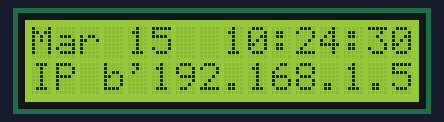
Bench run of a program on a simulated Raspberry Pi (BCM pin numbers). Shown: 16×2 character LCD. The clock reads 2024-03-15 10:24:30 at power-on unless the program sets it; system figures (address, load, memory, disk, uptime) are fixed made-up values.

Above: at 0.1 s.
At 2.0 s:
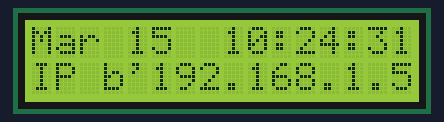
At 3.1 s:
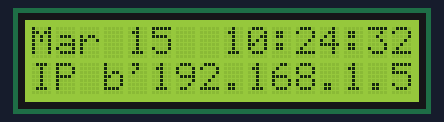
At 4.1 s:
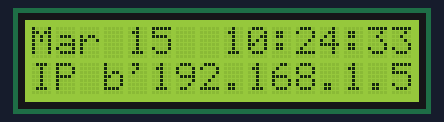
At 5.1 s:
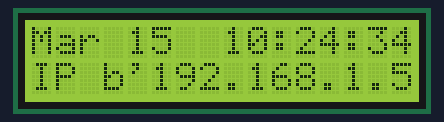
At 7.1 s:
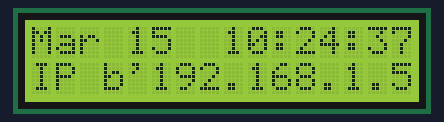

Measured:
- what the display in image 1 shows lasts 1.0 s, from 2.0 s to 3.0 s

The program:

TimeDate.py
```python
import RPi.GPIO as GPIO
import time
from datetime import datetime
from subprocess import *

# Define GPIO to LCD mapping
LCD_RS = 7
LCD_E  = 8
LCD_D4 = 25
LCD_D5 = 24
LCD_D6 = 23
LCD_D7 = 18

# Define some device constants
LCD_WIDTH = 16    # Maximum characters per line
LCD_CHR = True
LCD_CMD = False

LCD_LINE_1 = 0x80 # LCD RAM address for the 1st line
LCD_LINE_2 = 0xC0 # LCD RAM address for the 2nd line

# Timing constants
E_PULSE = 0.00005
E_DELAY = 0.00005

def main():
  # Main program block

  GPIO.setmode(GPIO.BCM)       # Use BCM GPIO numbers
  GPIO.setup(LCD_E, GPIO.OUT)  # E
  GPIO.setup(LCD_RS, GPIO.OUT) # RS
  GPIO.setup(LCD_D4, GPIO.OUT) # DB4
  GPIO.setup(LCD_D5, GPIO.OUT) # DB5
  GPIO.setup(LCD_D6, GPIO.OUT) # DB6
  GPIO.setup(LCD_D7, GPIO.OUT) # DB7

  lcd_init()

  prevMills = 0;

  try:
    while True:
      dtnm = datetime.now().microsecond
	  #print dtnm - prevMills
      if dtnm - prevMills > 1000:
        lcd_byte(LCD_LINE_1, LCD_CMD)
        lcd_string(datetime.now().strftime('%b %d  %H:%M:%S\n'))
        lcd_byte(LCD_LINE_2, LCD_CMD)
        lcd_string("IP %s" % get_ipaddress())
        prevMills = dtnm
  except KeyboardInterrupt:
    pass

  lcd_byte(LCD_LINE_1, LCD_CMD)
  lcd_string("")
  lcd_byte(LCD_LINE_2, LCD_CMD)
  lcd_string("")
  GPIO.cleanup()

def lcd_init():
  # Initialise display
  lcd_byte(0x33,LCD_CMD)
  lcd_byte(0x32,LCD_CMD)
  lcd_byte(0x28,LCD_CMD)
  lcd_byte(0x0C,LCD_CMD)
  lcd_byte(0x06,LCD_CMD)
  lcd_byte(0x01,LCD_CMD)

def lcd_string(message):
  # Send string to display

  message = message.ljust(LCD_WIDTH," ")

  for i in range(LCD_WIDTH):
    lcd_byte(ord(message[i]),LCD_CHR)

def lcd_byte(bits, mode):
  # Send byte to data pins
  # bits = data
  # mode = True  for character
  #        False for command

  GPIO.output(LCD_RS, mode) # RS

  # High bits
  GPIO.output(LCD_D4, False)
  GPIO.output(LCD_D5, False)
  GPIO.output(LCD_D6, False)
  GPIO.output(LCD_D7, False)
  if bits&0x10==0x10:
    GPIO.output(LCD_D4, True)
  if bits&0x20==0x20:
    GPIO.output(LCD_D5, True)
  if bits&0x40==0x40:
    GPIO.output(LCD_D6, True)
  if bits&0x80==0x80:
    GPIO.output(LCD_D7, True)

  # Toggle 'Enable' pin
  time.sleep(E_DELAY)
  GPIO.output(LCD_E, True)
  time.sleep(E_PULSE)
  GPIO.output(LCD_E, False)
  time.sleep(E_DELAY)

  # Low bits
  GPIO.output(LCD_D4, False)
  GPIO.output(LCD_D5, False)
  GPIO.output(LCD_D6, False)
  GPIO.output(LCD_D7, False)
  if bits&0x01==0x01:
    GPIO.output(LCD_D4, True)
  if bits&0x02==0x02:
    GPIO.output(LCD_D5, True)
  if bits&0x04==0x04:
    GPIO.output(LCD_D6, True)
  if bits&0x08==0x08:
    GPIO.output(LCD_D7, True)

  # Toggle 'Enable' pin
  time.sleep(E_DELAY)
  GPIO.output(LCD_E, True)
  time.sleep(E_PULSE)
  GPIO.output(LCD_E, False)
  time.sleep(E_DELAY)

def get_ipaddress():
  p = Popen("ip addr show eth0 | grep inet | awk '{print $2}' | cut -d/ -f1", shell=True, stdout=PIPE)
  output = p.communicate()[0]
  return output[:-1]

if __name__ == '__main__':
  main()
```
